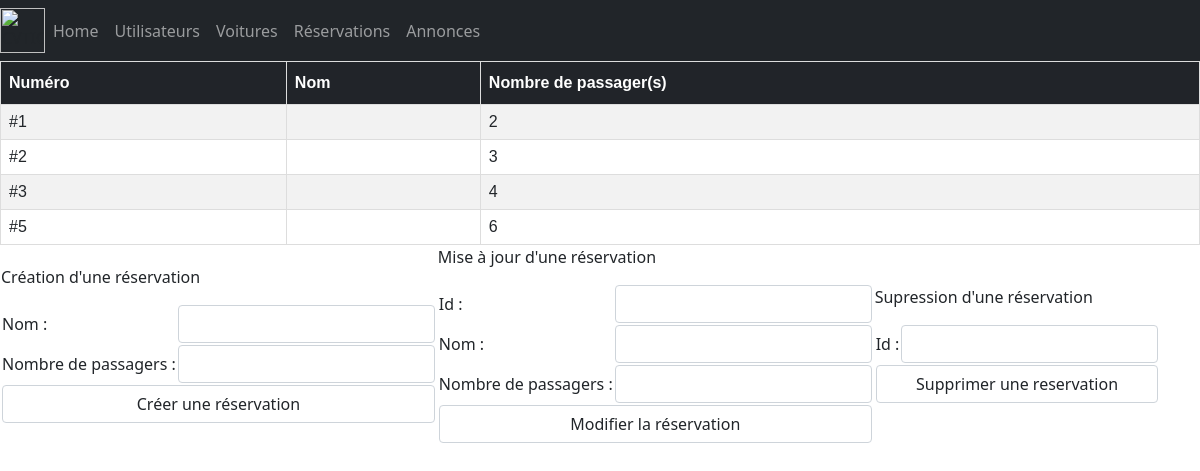
Page /reservations_crud.php on the earlier database version.
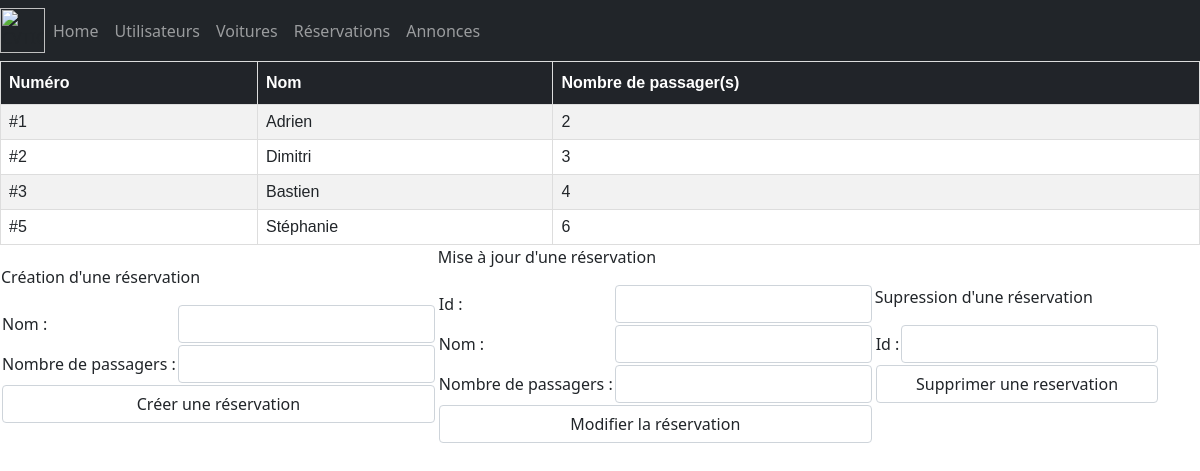
Same page on the later database version.
### tables this page shows
CREATE TABLE `reservations` (
  `id` int NOT NULL,
  `title` varchar(255) NOT NULL,
  `nbrPassengers` int NOT NULL
);

### class/Services/DataBaseService.php (called while the page is built, shortened)
<?php
class DataBaseService
{
    private $connection;
    public function __construct()
    {
        try {
            $this->connection = new PDO(
                'mysql:host=' . self::HOST . ';port=' . self::PORT . ';dbname=' . self::DATABASE_NAME,
                self::MYSQL_USER,
                self::MYSQL_PASSWORD
            );
            $this->connection->exec("SET CHARACTER SET utf8");
        } catch (Exception $e) {
            echo 'Erreur : ' . $e->getMessage();
        }
    }
    public function getReservations(): array
    {
        $reservations = [];
        $sql = 'SELECT * FROM reservations';
        $query = $this->connection->query($sql);
        $results = $query->fetchAll(PDO::FETCH_ASSOC);
        if (!empty($results)) {
            $reservations = $results;
        }
        return $reservations;
    }
}

### class/Services/ReservationsService.php (called while the page is built, shortened)
<?php
class ReservationsService
{
    public function getReservations(): array
    {
        $reservations = [];
        $dataBaseService = new DataBaseService();
        $reservationsDTO = $dataBaseService->getReservations();
        if (!empty($reservationsDTO)) {
            foreach ($reservationsDTO as $reservationDTO) {
                $reservation = new Reservation();
                $reservation->setId($reservationDTO['id']);
                $reservation->setTitle($reservationDTO['title']);
                $reservation->setNbrPassengers($reservationDTO['nbrPassengers']);
                $reservations[] = $reservation;
            }
        }
        return $reservations;
    }
}

### class/Entities/Reservation.php (called while the page is built, shortened)
<?php
class Reservation
{
    private $id;
    private $title;
    private $nbrPassengers;
    public function getId(): string
    {
        return $this->id;
    }
    public function setId(string $id): self
    {
        $this->id = $id;
        return $this;
    }
    public function getTitle(): string
    {
        return $this->title;
    }
    public function setTitle(string $title): self
    {
        $this->title = $title;
        return $this;
    }
    public function getNbrPassengers(): int
    {
        return $this->nbrPassengers;
    }
    public function setNbrPassengers(int $nbrPassengers): self
    {
        $this->nbrPassengers = $nbrPassengers;
        return $this;
    }
}

### class/Controllers/ReservationsController.php (the view, shortened to what this page needs)
<?php
class ReservationsController
{
    public function getReservations(): string
    {
        $html = '<table class="table_af">' .
        '<tr>' .
        '<th>Numéro</th>' .
        '<th>Nom</th>' .
        '<th>Nombre de passager(s)</th>' .
        '</tr>';
        $reservationsService = new ReservationsService();
        $reservations = $reservationsService->getReservations();
        foreach ($reservations as $reservation) {
            $html .=
                '<tr>'.
                '<td>'. '#' . $reservation->getId() . ' ' . '</td>' .
                '<td>'. $reservation->getTitle(). ' ' . '</td>' .
                '<td>'. $reservation->getNbrPassengers(). ' ' . '</td>' .
                '</tr>';
        }
        $html .= '</table>';
        return $html;
    }
}

### reservations_crud.php (shortened to what this page needs)
<head>
    <link href="css/style.css" rel="stylesheet" type="text/css">
</head>
<?php
include_once 'menu/nav.php';
$controller = new ReservationsController();
echo $controller->getReservations();
?>
<table id="first_table">
    <tr>
        <td>
            <p>Création d'une réservation</p>
            <form method="post" action="reservations_crud.php" name ="reservationCreateForm">
                <table id="in_1">
                    <tr>
                        <td>
                            <label for="name">Nom :</label>
                        </td>
                        <td>
                            <input type="text" class="form-control" name="title">
                        </td>
                    </tr>
                    <tr>
                        <td>
                            <label for="nbrPassengers">Nombre de passagers :</label>
                        </td>
                        <td>
                            <input type="text" class="form-control" name="nbrPassengers">
                        </td>
                    </tr>
                    <tr>
                        <td colspan="2">
                            <input type="submit" class="form-control" value="Créer une réservation">
                        </td>
                    </tr>
                </table>
            </form>
        </td>
        <td>
        <p>Mise à jour d'une réservation</p>
            <form method="post" action="reservations_crud.php" name ="reservationUpdateForm">
                <table id='in-3'>
                    <tr>
                        <td>
                            <label for="idup">Id :</label>
                        </td>
                        <td>
                            <input type="text" class="form-control" name="idup">
                        </td>
                    </tr>
                    <tr>
                        <td>
                            <label for="name">Nom :</label>
                        </td>
                        <td>
                            <input type="text" class="form-control" name="titleup">
                        </td>
                    </tr>
                    <tr>
                    <tr>
                        <td>
                            <label for="nbrPassengers">Nombre de passagers :</label>
                        </td>
                        <td>
                            <input type="text" class="form-control" name="nbrPassengersup">
                        </td>
                    </tr>
                    <tr>
                        <td colspan="2">
                            <input type="submit" class="form-control" value="Modifier la réservation">
                        </td>
                    </tr>
                </table>
            </form>
        </td>
        <td>
            <p>Supression d'une réservation</p>
            <form method="post" action="reservations_crud.php" name ="reservationDeleteForm">
                <table id='in_2'>
                    <tr>
                        <td>
                            <label for="id">Id :</label>
                        </td>
                        <td>
                            <input type="text" class="form-control" name="iddel">
                        </td>
                    </tr>
                    <tr>
                        <td colspan="2">
                            <input type="submit" class="form-control" value="Supprimer une reservation">
                        </td>
                    </tr>
                </table>
            </form>
        </td>
    </tr>
</table>

### menu/nav.php (shortened to what this page needs)
<head>
    <link href="https://cdn.jsdelivr.net/npm/bootstrap@5.1.3/dist/css/bootstrap.min.css" rel="stylesheet">
    <link href="css/style.css" rel="stylesheet" type="text/css">
</head>
<body>
    <nav class="navbar navbar-expand-lg navbar-dark bg-dark">
        <img src="https://cdn.unilim.fr/app/moodle/img/cvtic.png" width="45" height="45" alt="CVTIC">
        <div class="collapse navbar-collapse" id="navbarNavAltMarkup">
            <div class="navbar-nav">
                <a class="nav-item nav-link" href="index.php">Home</a>
                <a class="nav-item nav-link" href="users_crud.php">Utilisateurs</a>
                <a class="nav-item nav-link" href="cars_crud.php">Voitures</a>
                <a class="nav-item nav-link" href="reservations_crud.php">Réservations</a>
                <a class="nav-item nav-link" href="ans_crud.php">Annonces</a>
            </div>
        </div>
    </nav>

### css/style.css (style rules this page uses)
.table_af { font-family: Arial, Helvetica, sans-serif; border-collapse: collapse; width: 100%; }
.table_af td, .table_af th { border: 1px solid #ddd; padding: 8px; }
.table_af tr:nth-child(even) { background-color: #f2f2f2; }
.table_af th { padding-top: 12px; padding-bottom: 12px; text-align: left; background-color: #212429; color: white; }

Differences in the rows shown:
changed reservations id 1: title (not shown) → "Adrien"
changed reservations id 2: title (not shown) → "Dimitri"
changed reservations id 3: title (not shown) → "Bastien"
changed reservations id 5: title (not shown) → "Stéphanie"
